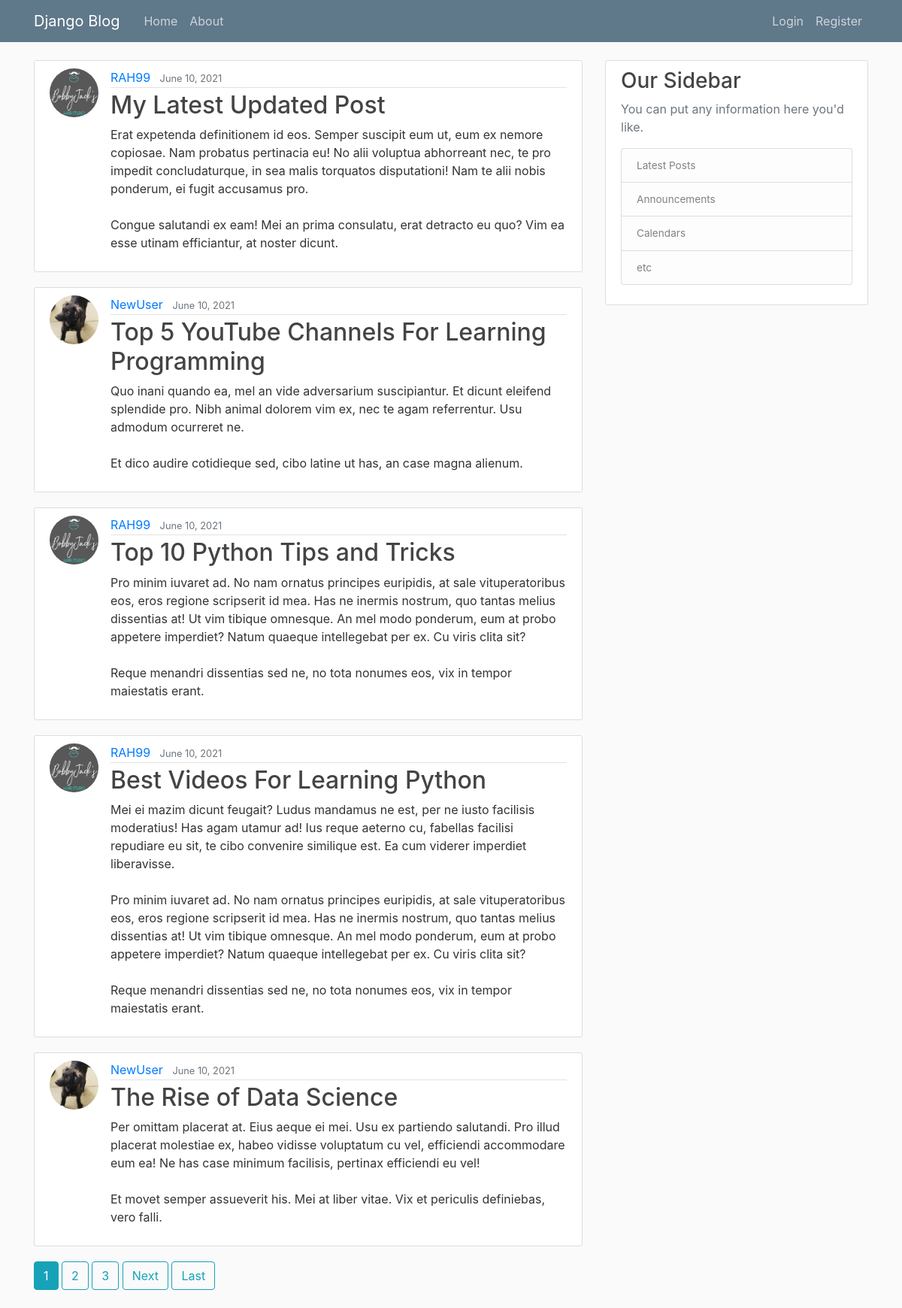
The page / on the database its author committed.
### blog/models.py (models this page shows, shortened)
@python_2_unicode_compatible
class Post(models.Model):
    title = models.CharField(max_length=100)
    content = models.TextField()
    date_posted = models.DateTimeField(default=timezone.now)
    author = models.ForeignKey(User, on_delete=models.CASCADE)

### users/models.py (models this page shows, shortened)
class Profile(models.Model):
    user = models.OneToOneField(User, on_delete=models.CASCADE)
    image = models.ImageField(default="default.jpg", upload_to="profile_pics")

### blog/views.py (the view)
# urls.py: path("", PostListView.as_view(), name="blog-home"),
class PostListView(ListView):
    model = Post
    template_name = "blog/home.html"  # <app>/<model>_<viewtype>.html
    context_object_name = "posts"
    ordering = ["-date_posted"]  # "-" = newest first
    paginate_by = 5

### blog/templates/blog/home.html (shortened to what this page needs)
{% extends "blog/base.html" %}
{% block content %}
{% for post in posts %}
<article class="media content-section">
    <img class="rounded-circle article-img" src="{{ post.author.profile.image.url }}" alt="">
    <div class="media-body">
        <div class="article-metadata">
            <a class="mr-2" href="{% url 'user-posts' post.author.username %}">{{ post.author }}</a>
            <small class="text-muted">{{ post.date_posted|date:"F d, Y" }}</small>
        </div>
        <h2><a class="article-title" href="{% url 'post-detail' post.id %}">{{ post.title }}</a></h2>
        <p class="article-content">{{ post.content }}</p>
    </div>
</article>
{% endfor %}
{% if is_paginated %}
{% for num in page_obj.paginator.page_range %}
{% if page_obj.number == num %}
<a class="btn btn-info mb-4" href="?page={{ num }}">{{ num }}</a>
{% elif num > page_obj.number|add:'-3' and num < page_obj.number|add:'3' %} <a class="btn btn-outline-info mb-4"
    href="?page={{ num }}">{{ num }}</a>
    {% endif %}
    {% endfor %}
    {% if page_obj.has_next %}
    <a class="btn btn-outline-info mb-4" href="?page={{ page_obj.next_page_number }}">Next</a>
    <a class="btn btn-outline-info mb-4" href="?page={{ page_obj.paginator.num_pages }}">Last</a>
    {% endif %}
    {% endif %}
    {% endblock content %}

### blog/templates/blog/base.html (shortened to what this page needs)
{% load static %}
<!DOCTYPE html>
<html lang="en">
<head>
    <link rel="stylesheet" href="https://maxcdn.bootstrapcdn.com/bootstrap/4.0.0/css/bootstrap.min.css"
>
    <link rel="stylesheet" type="text/css" href="{% static 'blog/main.css' %}">
</head>
<body>
    <header class="site-header">
        <nav class="navbar navbar-expand-md navbar-dark bg-steel fixed-top">
            <div class="container">
                <a class="navbar-brand mr-4" href="{% url 'blog-home' %}">Django Blog</a>
                <div class="collapse navbar-collapse" id="navbarToggle">
                    <div class="navbar-nav mr-auto">
                        <a class="nav-item nav-link" href="{% url 'blog-home' %}">Home</a>
                        <a class="nav-item nav-link" href="{% url 'blog-about' %}">About</a>
                    </div>
                    <div class="navbar-nav">
                        {% if user.is_authenticated %}
                        <a class="nav-item nav-link" href="{% url 'post-create' %}">New Post</a>
                        <a class="nav-item nav-link" href="{% url 'profile' %}">Profile</a>
                        <a class="nav-item nav-link" href="{% url 'logout' %}">Logout</a>
                        {% else %}
                        <a class="nav-item nav-link" href="{% url 'login' %}">Login</a>
                        <a class="nav-item nav-link" href="{% url 'register' %}">Register</a>
                        {% endif %}
                    </div>
                </div>
            </div>
        </nav>
    </header>
    <main role="main" class="container">
        <div class="row">
            <div class="col-md-8">
                {% block content %}{% endblock %}
            </div>
            <div class="col-md-4">
                <div class="content-section">
                    <h3>Our Sidebar</h3>
                    <p class='text-muted'>You can put any information here you'd like.
                    <ul class="list-group">
                        <li class="list-group-item list-group-item-light">Latest Posts</li>
                        <li class="list-group-item list-group-item-light">Announcements</li>
                        <li class="list-group-item list-group-item-light">Calendars</li>
                        <li class="list-group-item list-group-item-light">etc</li>
                    </ul>
                    </p>
                </div>
            </div>
        </div>
    </main>
</body>
</html>

### blog/static/blog/main.css (style rules this page uses)
body { background: #fafafa; color: #333333; margin-top: 5rem; }
h1, h2, h3, h4, h5, h6 { color: #444444; }
ul { margin: 0; }
.bg-steel { background-color: #5f788a; }
.site-header .navbar-nav .nav-link { color: #cbd5db; }
.content-section { background: #ffffff; padding: 10px 20px; border: 1px solid #dddddd; border-radius: 3px; margin-bottom: 20px; }
.article-title { color: #444444; }
.article-content { white-space: pre-line; }
.article-img { height: 65px; width: 65px; margin-right: 16px; }
.article-metadata { padding-bottom: 1px; margin-bottom: 4px; border-bottom: 1px solid #e3e3e3 }
.help-block, li { font-size: .85rem; color: rgb(141, 141, 141); }

### rows shown on the page
Post: author.profile.image (picture), author "RAH99", date_posted "June 10, 2021", title "My Latest Updated Post", content "Erat expetenda definitionem id eos. Semper suscipit eum ut, eum ex nemore copiosae. Nam probatus pertinacia eu! No alii voluptua abhorreant nec, te pro impedit concludaturque, in sea malis torquatos disputationi! Nam te alii nobis ponderum, ei fugit accusamus pro. Congue salutandi ex eam! Mei an prima consulatu, erat detracto eu quo? Vim ea esse utinam efficiantur, at noster dicunt."
Post: author.profile.image (picture), author "NewUser", date_posted "June 10, 2021", title "Top 5 YouTube Channels For Learning Programming", content "Quo inani quando ea, mel an vide adversarium suscipiantur. Et dicunt eleifend splendide pro. Nibh animal dolorem vim ex, nec te agam referrentur. Usu admodum ocurreret ne. Et dico audire cotidieque sed, cibo latine ut has, an case magna alienum."
Post: author.profile.image (picture), author "RAH99", date_posted "June 10, 2021", title "Top 10 Python Tips and Tricks", content "Pro minim iuvaret ad. No nam ornatus principes euripidis, at sale vituperatoribus eos, eros regione scripserit id mea. Has ne inermis nostrum, quo tantas melius dissentias at! Ut vim tibique omnesque. An mel modo ponderum, eum at probo appetere imperdiet? Natum quaeque intellegebat per ex. Cu viris clita sit? Reque menandri dissentias sed ne, no tota nonumes eos, vix in tempor maiestatis erant."
Post: author.profile.image (picture), author "RAH99", date_posted "June 10, 2021", title "Best Videos For Learning Python", content "Mei ei mazim dicunt feugait? Ludus mandamus ne est, per ne iusto facilisis moderatius! Has agam utamur ad! Ius reque aeterno cu, fabellas facilisi repudiare eu sit, te cibo convenire similique est. Ea cum viderer imperdiet liberavisse. Pro minim iuvaret ad. No nam ornatus principes euripidis, at sale vituperatoribus eos, eros regione scripserit id mea. Has ne inermis nostrum, quo tantas melius dissentias at! Ut vim tibique omnesque. An mel modo ponderum, eum at probo appetere imperdiet? Natum quaeque intellegebat per ex. Cu viris clita sit? Reque menandri dissentias sed ne, no tota nonumes eos, vix in tempor maiestatis erant."
Post: author.profile.image (picture), author "NewUser", date_posted "June 10, 2021", title "The Rise of Data Science", content "Per omittam placerat at. Eius aeque ei mei. Usu ex partiendo salutandi. Pro illud placerat molestiae ex, habeo vidisse voluptatum cu vel, efficiendi accommodare eum ea! Ne has case minimum facilisis, pertinax efficiendi eu vel! Et movet semper assueverit his. Mei at liber vitae. Vix et periculis definiebas, vero falli."

### other values the page prints
{{ num }} "1"
{{ num }} "2" "3"
